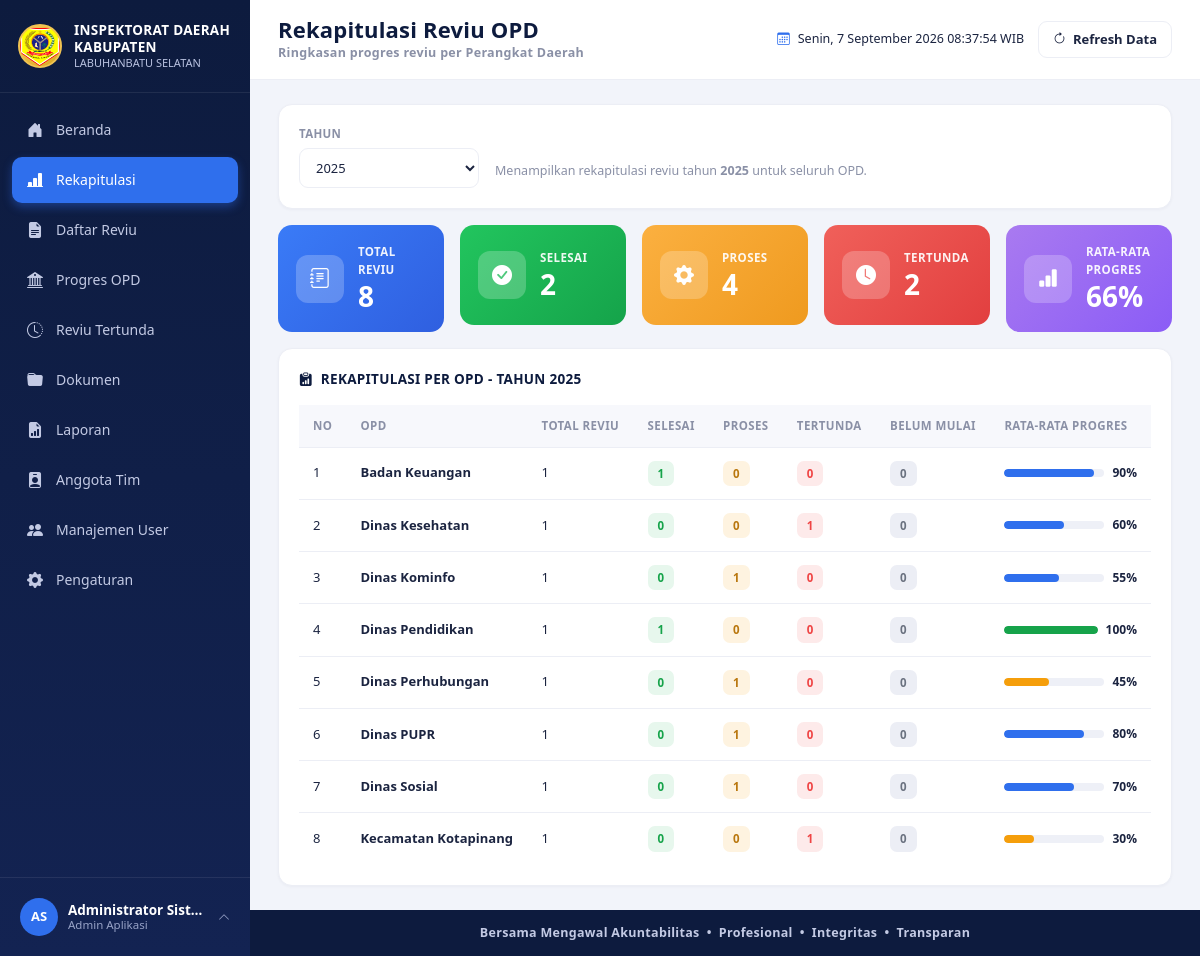
The page /rekapitulasi.php (signed in) on the database its author committed.
### tables this page shows
CREATE TABLE users (
  id INT AUTO_INCREMENT PRIMARY KEY,
  username VARCHAR(50) NOT NULL UNIQUE,
  password VARCHAR(255) NOT NULL,
  nama_lengkap VARCHAR(100) NOT NULL,
  jabatan VARCHAR(100) DEFAULT NULL,
  role_id INT NOT NULL,
  avatar VARCHAR(255) DEFAULT NULL,
  status ENUM('aktif','nonaktif') NOT NULL DEFAULT 'aktif',
  created_at TIMESTAMP DEFAULT CURRENT_TIMESTAMP,
  CONSTRAINT fk_users_role FOREIGN KEY (role_id) REFERENCES roles(id)
);

CREATE TABLE opd (
  id INT AUTO_INCREMENT PRIMARY KEY,
  nama_opd VARCHAR(150) NOT NULL,
  created_at TIMESTAMP DEFAULT CURRENT_TIMESTAMP
);

### includes/auth.php (called while the page is built, shortened)
<?php
require_once __DIR__ . '/../config/database.php';
function is_logged_in()
{
    return isset($_SESSION['user_id']);
}
function base_url($path = '')
{
    return ROOT_URL . $path;
}
function current_user_data()
{
    global $pdo;
    $stmt = $pdo->prepare("SELECT u.*, r.nama_role, r.slug AS role_slug
                            FROM users u JOIN roles r ON r.id = u.role_id
                            WHERE u.id = ? LIMIT 1");
    $stmt->execute([$_SESSION['user_id']]);
    $cached = $stmt->fetch();
    return $cached;
}

### includes/functions.php (called while the page is built, shortened)
<?php
function e($str)
{
    return htmlspecialchars((string) $str, ENT_QUOTES, 'UTF-8');
}
function progres_bar_color($progres)
{
    if ($progres >= 100) return '#16a34a';
    if ($progres >= 50) return '#2f6fed';
    if ($progres >= 1) return '#f59e0b';
    return '#9ca3af';
}
function avatar_url($avatar)
{
    return null;
}
function initials($name)
{
    $parts = preg_split('/\s+/', trim((string) $name));
    $initials = '';
    foreach (array_slice($parts, 0, 2) as $p) {
        if ($p !== '') {
            $initials .= strtoupper(substr($p, 0, 1));
        }
    }
    return $initials !== '' ? $initials : 'U';
}

### rekapitulasi.php (the view, shortened to what this page needs)
<?php
require_once __DIR__ . '/includes/auth.php';
require_once __DIR__ . '/includes/functions.php';
$years = $pdo->query("SELECT DISTINCT tahun FROM reviu ORDER BY tahun DESC")->fetchAll(PDO::FETCH_COLUMN);
$tahun = isset($_GET['tahun']) && in_array($_GET['tahun'], $years) ? (int) $_GET['tahun'] : (int) $years[0];
$sql = "SELECT o.id, o.nama_opd,
          COUNT(r.id) AS total,
          SUM(CASE WHEN r.status='Selesai' THEN 1 ELSE 0 END) AS selesai,
          SUM(CASE WHEN r.status='Proses' THEN 1 ELSE 0 END) AS proses,
          SUM(CASE WHEN r.status='Tertunda' THEN 1 ELSE 0 END) AS tertunda,
          SUM(CASE WHEN r.status='Belum Mulai' THEN 1 ELSE 0 END) AS belum_mulai,
          COALESCE(AVG(r.progres),0) AS rata_progres
        FROM opd o
        LEFT JOIN reviu r ON r.opd_id = o.id AND r.tahun = ?
        GROUP BY o.id, o.nama_opd
        ORDER BY o.nama_opd ASC";
$stmt = $pdo->prepare($sql);
$stmt->execute([$tahun]);
$rekap = $stmt->fetchAll();
$grand_total = 0; $grand_selesai = 0; $grand_proses = 0; $grand_tertunda = 0; $grand_belum = 0; $sum_progres = 0; $count_opd_ada_reviu = 0;
foreach ($rekap as $r) {
    $grand_total += (int)$r['total'];
    $grand_selesai += (int)$r['selesai'];
    $grand_proses += (int)$r['proses'];
    $grand_tertunda += (int)$r['tertunda'];
    if ((int)$r['total'] > 0) { $sum_progres += (float)$r['rata_progres']; $count_opd_ada_reviu++; }
}
$rata_keseluruhan = $count_opd_ada_reviu > 0 ? round($sum_progres / $count_opd_ada_reviu) : 0;
include __DIR__ . '/includes/header.php';
?>
<div class="card-x mb-3">
  <form method="GET" class="d-flex align-items-end gap-3 flex-wrap">
    <div class="filter-group" style="min-width:180px;">
      <label>Tahun</label>
      <select class="form-select-x" name="tahun" onchange="this.form.submit()">
        <?php foreach ($years as $y): ?>
          <option value="<?= e($y) ?>" <?= $y == $tahun ? 'selected' : '' ?>><?= e($y) ?></option>
        <?php endforeach; ?>
      </select>
    </div>
    <div class="small-muted mb-2">Menampilkan rekapitulasi reviu tahun <b><?= e($tahun) ?></b> untuk seluruh OPD.</div>
  </form>
</div>
<div class="row g-3 mb-3">
  <div class="col-6 col-md-2-4" style="flex:1; min-width:150px;">
    <div class="stat-card stat-blue"><div class="stat-icon"><i class="bi bi-journal-text"></i></div>
      <div><div class="stat-label">Total Reviu</div><div class="stat-value"><?= $grand_total ?></div></div></div>
  </div>
  <div style="flex:1; min-width:150px;">
    <div class="stat-card stat-green"><div class="stat-icon"><i class="bi bi-check-circle-fill"></i></div>
      <div><div class="stat-label">Selesai</div><div class="stat-value"><?= $grand_selesai ?></div></div></div>
  </div>
  <div style="flex:1; min-width:150px;">
    <div class="stat-card stat-amber"><div class="stat-icon"><i class="bi bi-gear-fill"></i></div>
      <div><div class="stat-label">Proses</div><div class="stat-value"><?= $grand_proses ?></div></div></div>
  </div>
  <div style="flex:1; min-width:150px;">
    <div class="stat-card stat-red"><div class="stat-icon"><i class="bi bi-clock-fill"></i></div>
      <div><div class="stat-label">Tertunda</div><div class="stat-value"><?= $grand_tertunda ?></div></div></div>
  </div>
  <div style="flex:1; min-width:150px;">
    <div class="stat-card stat-purple"><div class="stat-icon"><i class="bi bi-bar-chart-fill"></i></div>
      <div><div class="stat-label">Rata-rata Progres</div><div class="stat-value"><?= $rata_keseluruhan ?>%</div></div></div>
  </div>
</div>
<div class="card-x">
  <div class="card-x-title"><i class="bi bi-clipboard-data-fill"></i> REKAPITULASI PER OPD - TAHUN <?= e($tahun) ?></div>
  <div style="overflow-x:auto;">
    <table class="table-x">
      <thead>
        <tr>
          <th>No</th><th>OPD</th><th>Total Reviu</th><th>Selesai</th><th>Proses</th><th>Tertunda</th><th>Belum Mulai</th><th style="min-width:160px;">Rata-rata Progres</th>
        </tr>
      </thead>
      <tbody>
        <?php if (empty($rekap)): ?>
          <tr><td colspan="8" class="text-center py-4 small-muted">Belum ada data OPD.</td></tr>
        <?php else: $no = 1; foreach ($rekap as $r): $prog = round((float)$r['rata_progres']); ?>
        <tr>
          <td><?= $no++ ?></td>
          <td><b><?= e($r['nama_opd']) ?></b></td>
          <td><?= (int)$r['total'] ?></td>
          <td><span class="badge-x badge-selesai"><?= (int)$r['selesai'] ?></span></td>
          <td><span class="badge-x badge-proses"><?= (int)$r['proses'] ?></span></td>
          <td><span class="badge-x badge-tertunda"><?= (int)$r['tertunda'] ?></span></td>
          <td><span class="badge-x badge-belummulai"><?= (int)$r['belum_mulai'] ?></span></td>
          <td>
            <div class="d-flex align-items-center gap-2">
              <div class="progress-thin" style="flex:1;"><div class="bar" style="width:<?= $prog ?>%; background:<?= progres_bar_color($prog) ?>;"></div></div>
              <span style="font-weight:700; font-size:12px;"><?= $prog ?>%</span>
            </div>
          </td>
        </tr>
        <?php endforeach; endif; ?>
      </tbody>
    </table>
  </div>
</div>
<?php include __DIR__ . '/includes/footer.php'; ?>

### includes/sidebar.php (shortened to what this page needs)
<?php
$__user = current_user_data();
$__role = current_role();
$__current_page = basename($_SERVER['PHP_SELF']);
$menu_items = [
  ['label' => 'Beranda',         'icon' => 'bi-house-door-fill',            'link' => 'index.php',           'roles' => ['administrator', 'auditor', 'pimpinan']],
  ['label' => 'Rekapitulasi',    'icon' => 'bi-bar-chart-line-fill',        'link' => 'rekapitulasi.php',    'roles' => ['administrator', 'auditor', 'pimpinan']],
  ['label' => 'Daftar Reviu',    'icon' => 'bi-file-earmark-text-fill',     'link' => 'daftar_reviu.php',    'roles' => ['administrator', 'auditor']],
  ['label' => 'Progres OPD',     'icon' => 'bi-bank2',                      'link' => 'progres_opd.php',     'roles' => ['administrator', 'auditor']],
  ['label' => 'Reviu Tertunda',  'icon' => 'bi-clock-history',              'link' => 'reviu_tertunda.php',  'roles' => ['administrator', 'auditor']],
  ['label' => 'Dokumen',         'icon' => 'bi-folder-fill',                'link' => 'dokumen.php',         'roles' => ['administrator', 'auditor']],
  ['label' => 'Laporan',         'icon' => 'bi-file-earmark-bar-graph-fill', 'link' => 'laporan.php',        'roles' => ['administrator', 'auditor']],
  ['label' => 'Anggota Tim',     'icon' => 'bi-person-badge-fill',          'link' => 'anggota_tim.php',     'roles' => ['administrator']],
  ['label' => 'Manajemen User',  'icon' => 'bi-people-fill',                'link' => 'user_management.php', 'roles' => ['administrator']],
  ['label' => 'Pengaturan',      'icon' => 'bi-gear-fill',                  'link' => 'pengaturan.php',      'roles' => ['administrator', 'auditor']],
];
$__avatar = avatar_url($__user['avatar']);
?>
<aside class="sidebar" id="appSidebar">
    <div class="sidebar-brand">
        <img src="<?= e(base_url('assets/images/logo-kabupaten.png')) ?>" alt="Logo Kabupaten Labuhanbatu Selatan"
            class="logo-emblem" onerror="this.style.display='none'">
        <div class="brand-text">
            <div class="t1">INSPEKTORAT DAERAH</div>
            <div class="t1">KABUPATEN</div>
            <div class="t2">LABUHANBATU SELATAN</div>
        </div>
    </div>
    <nav class="sidebar-menu">
        <?php foreach ($menu_items as $item):
      $is_active = $__current_page === $item['link'];
    ?>
        <a href="<?= e(base_url($item['link'])) ?>" class="menu-item <?= $is_active ? 'active' : '' ?>">
            <i class="bi <?= e($item['icon']) ?>"></i>
            <span><?= e($item['label']) ?></span>
        </a>
        <?php endforeach; ?>
    </nav>
    <div class="sidebar-user">
        <div class="user-row" id="userRowToggle">
            <?php if ($__avatar): ?>
            <img src="<?= e($__avatar) ?>" class="avatar-sm" alt="avatar">
            <?php else: ?>
            <div class="avatar-sm"><?= e(initials($__user['nama_lengkap'])) ?></div>
            <?php endif; ?>
            <div class="user-info">
                <div class="u-name"><?= e($__user['nama_lengkap']) ?></div>
                <div class="u-role"><?= e($__user['jabatan'] ? $__user['jabatan'] : role_label($__role)) ?></div>
            </div>
            <i class="bi bi-chevron-up caret"></i>
        </div>
    </div>
</aside>

### rows shown on the page
users: nama_lengkap "AS", nama_lengkap "Administrator Sist…", jabatan "Admin Aplikasi"
opd: nama_opd "Badan Keuangan", total "1", selesai "1", proses "0", tertunda "0", belum_mulai "0", prog "90"
opd: nama_opd "Dinas Kesehatan", total "1", selesai "0", proses "0", tertunda "1", belum_mulai "0", prog "60"
opd: nama_opd "Dinas Kominfo", total "1", selesai "0", proses "1", tertunda "0", belum_mulai "0", prog "55"
opd: nama_opd "Dinas Pendidikan", total "1", selesai "1", proses "0", tertunda "0", belum_mulai "0", prog "100"
opd: nama_opd "Dinas Perhubungan", total "1", selesai "0", proses "1", tertunda "0", belum_mulai "0", prog "45"
opd: nama_opd "Dinas PUPR", total "1", selesai "0", proses "1", tertunda "0", belum_mulai "0", prog "80"
opd: nama_opd "Dinas Sosial", total "1", selesai "0", proses "1", tertunda "0", belum_mulai "0", prog "70"
opd: nama_opd "Kecamatan Kotapinang", total "1", selesai "0", proses "0", tertunda "1", belum_mulai "0", prog "30"

### other values the page prints
$item['label'] "Beranda"
$item['label'] "Rekapitulasi"
$item['label'] "Daftar Reviu"
$item['label'] "Progres OPD"
$item['label'] "Reviu Tertunda"
$item['label'] "Dokumen"
$item['label'] "Laporan"
$item['label'] "Anggota Tim"
$item['label'] "Manajemen User"
$item['label'] "Pengaturan"
$page_title "Rekapitulasi Reviu OPD"
$page_subtitle "Ringkasan progres reviu per Perangkat Daerah"
$tahun "2025"
$grand_total "8"
$grand_selesai "2"
